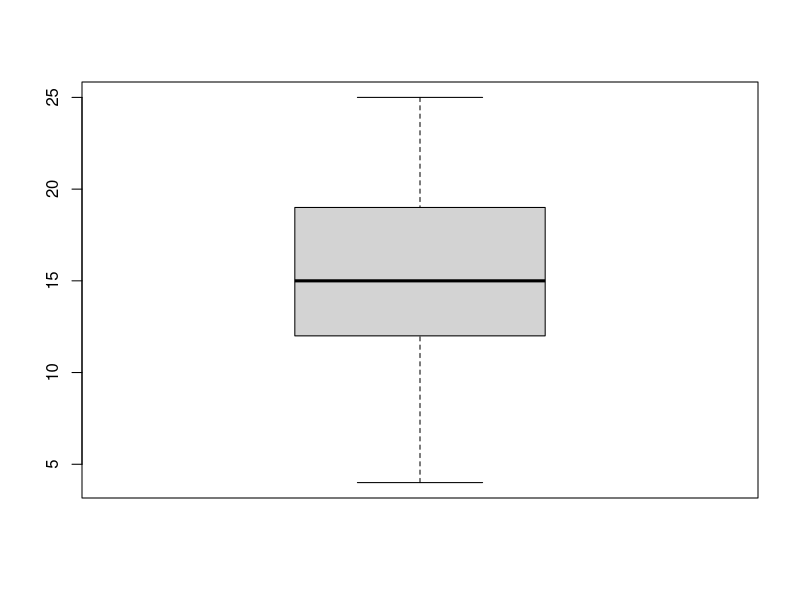
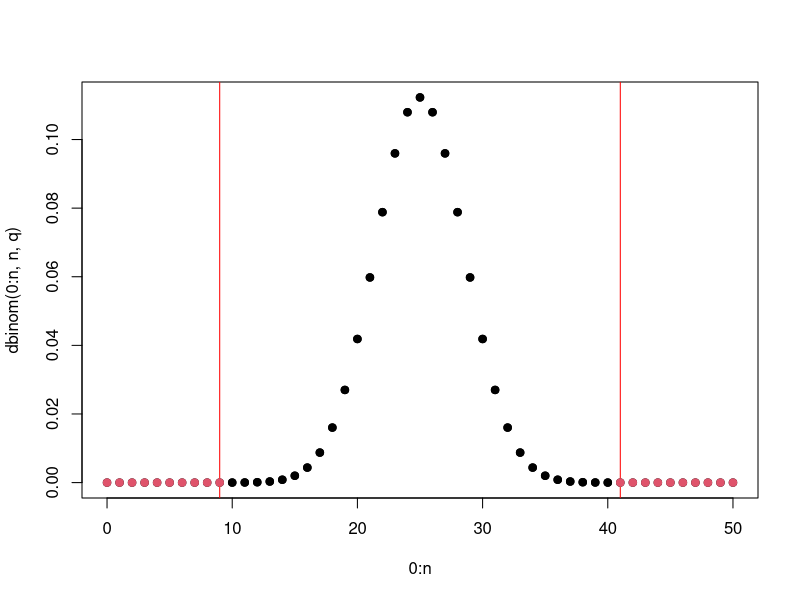
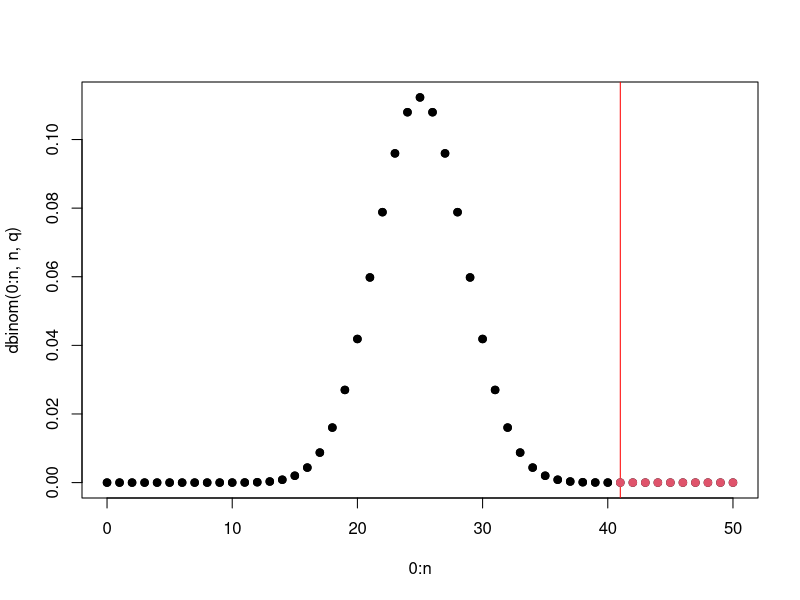
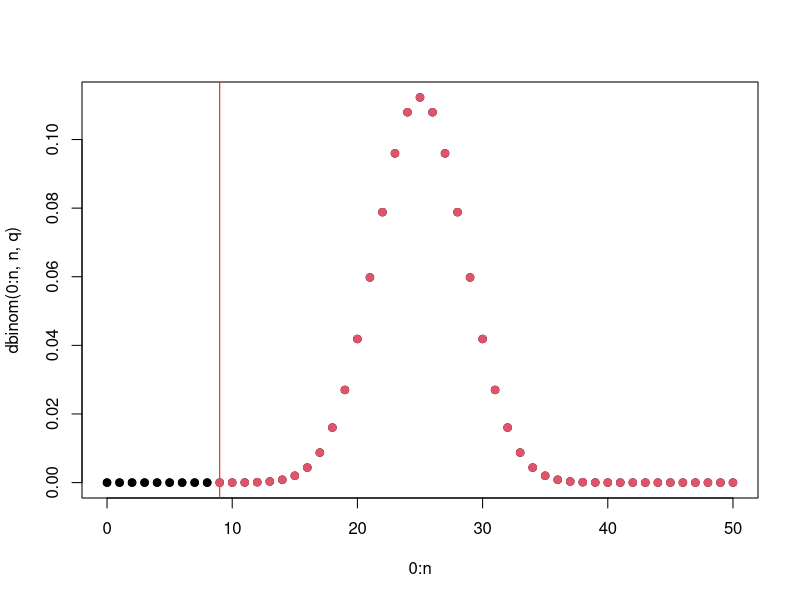
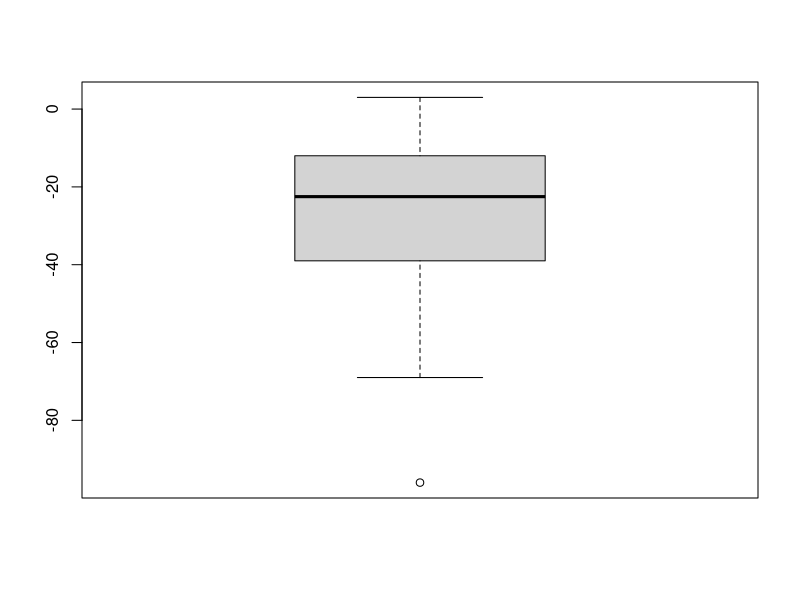
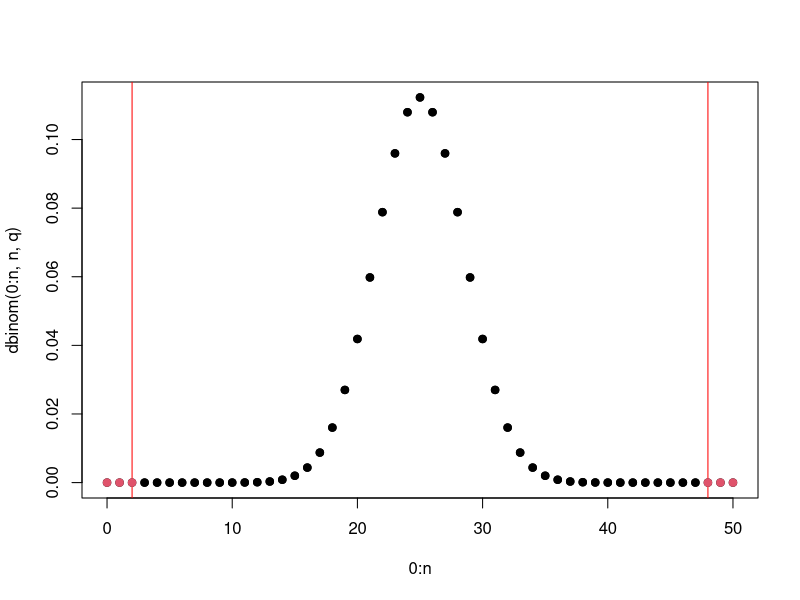
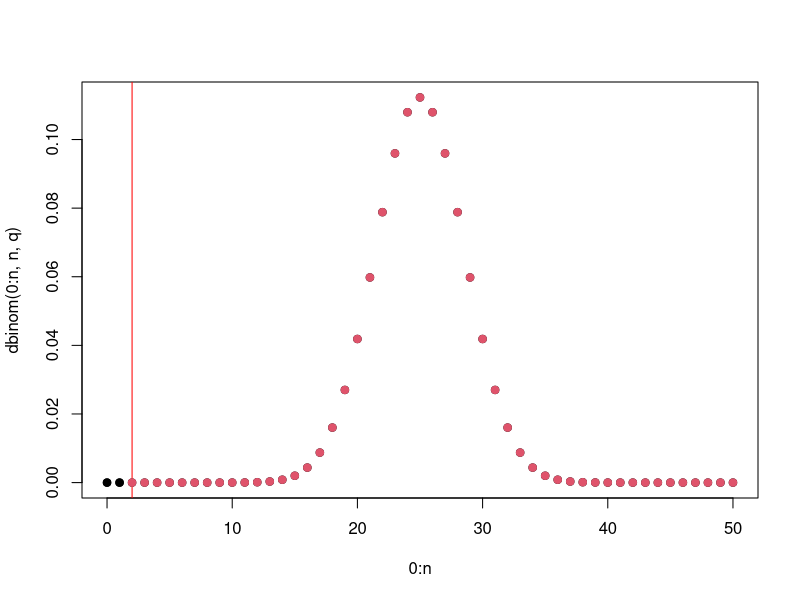
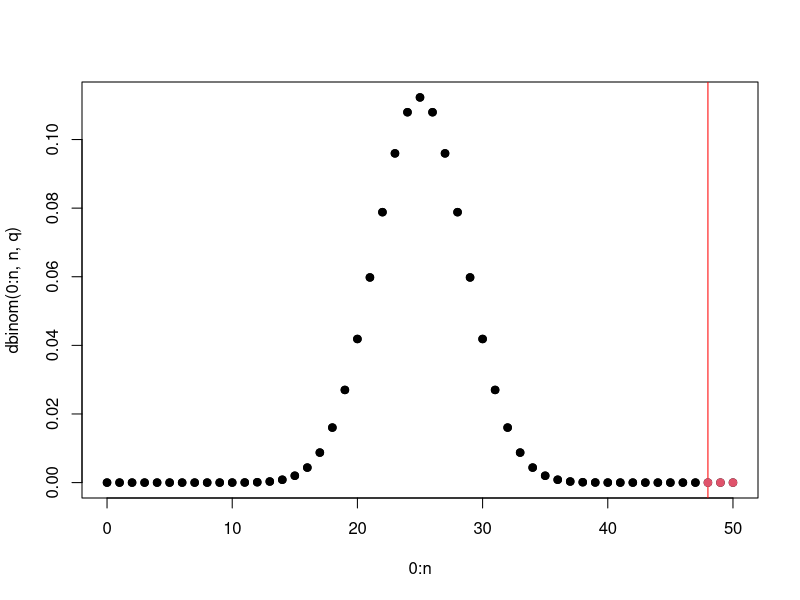

Reproduce these figures in R, in order.
## ---- chunk 1
data = cars$speed
boxplot(data)
q     = 0.5
c     = 10
n     = length(data)
signs = sign(data>c)
W     = sum(signs==1)

### Two-sided test ------------------------------------------------------------------------
###    H0: P(X>c)  = q    ==>    H0: W ~ Binom(n,q)         test: binom.test(W,n,q,"two.sided")
###    H1: P(X>c) != q           H1: W ~ Binom(n,p), p!=q      
plot(0:n, dbinom(0:n, n, q))
abline(v=c(W,n-W), col='red')
points(0:n, dbinom(0:n,n,q), col=(0:n>=max(W,n-W)|0:n<=min(W,n-W))+1, pch=19)
p_value = 2*(1-pbinom(max(W,n-W)-1, n, q))
p_value

automatic_test = binom.test(W,n,q,"two.sided")
automatic_test$p.value

### One-side test -------------------------------------------------------------------------
###    H0: P(X>c) = q    ==>    H0: W ~ Binom(n,q)           test: binom.test(W,n,q,"greater")
###    H1: P(X>c) > q           H1: W ~ Binom(n,p), p>q 
plot(0:n, dbinom(0:n, n, q))
abline(v=W, col='red')
points(0:n, dbinom(0:n,n,q), col=(0:n>=W)+1, pch=19)
p_value = 1-pbinom(W-1, n, q)
p_value

automatic_test = binom.test(W,n,q,"greater")
automatic_test$p.value

### One-side test -------------------------------------------------------------------------
###    H0: P(X>c) = q    ==>    H0: W ~ Binom(n,q)            test: binom.test(W,n,q,"less")
###    H1: P(X>c) < q           H1: W ~ Binom(n,p), p<q 
plot(0:n, dbinom(0:n, n, q))
abline(v=(n-W), col='red')
points(0:n, dbinom(0:n,n,q), col=(0:n>=(n-W))+1, pch=19)
p_value = 1-pbinom((n-W)-1, n, q)
p_value

automatic_test = binom.test(W,n,q,"less")
automatic_test$p.value
## ---- chunk 2

data = cars                      # = [X,Y]
diff = data[,1] - data[,2]       # = X - Y
boxplot(diff)
q     = 0.5
n     = length(diff)
signs = sign(diff)
W     = sum(signs==1)

### Two-sided test ------------------------------------------------------------------------
###    H0: P(X>Y)  = q    ==>    H0: P(Z>0)  = q    ==>    H0: W ~ Binom(n,q)
###    H1: P(X>Y) != q           H1: P(Z>0) != q           H1: W ~ Binom(n,p), p!=q
###                                                        test: binom.test(W,n,q,"two.sided")
plot(0:n, dbinom(0:n, n, q))
abline(v=c(W,n-W), col='red')
points(0:n, dbinom(0:n,n,q), col=(0:n>=max(W,n-W)|0:n<=min(W,n-W))+1, pch=19)
p_value = 2*(1-pbinom(max(W,n-W)-1, n, q))
p_value

automatic_test = binom.test(W,n,q,"two.sided")
automatic_test$p.value

### One-side test -------------------------------------------------------------------------
###    H0: P(X>Y) = q    ==>    H0: P(Z>0) = q    ==>    H0: W ~ Binom(n,q)
###    H1: P(X>Y) > q           H1: P(Z>0) > q           H1: W ~ Binom(n,p), p>q
###                                                      test: binom.test(W,n,q,"greater")
plot(0:n, dbinom(0:n, n, q))
abline(v=W, col='red')
points(0:n, dbinom(0:n,n,q), col=(0:n>=W)+1, pch=19)
p_value = 1-pbinom(W-1, n, q)
p_value

automatic_test = binom.test(W,n,q,"greater")
automatic_test$p.value

### One-side test -------------------------------------------------------------------------
###    H0: P(X>Y) = q    ==>    H0: P(Z>0) = q    ==>    H0: W ~ Binom(n,q)
###    H1: P(X>Y) < q           H1: P(Z>0) < q           H1: W ~ Binom(n,p), p<q
###                                                      test: binom.test(W,n,q,"less")
plot(0:n, dbinom(0:n, n, q))
abline(v=(n-W), col='red')
points(0:n, dbinom(0:n,n,q), col=(0:n>=(n-W))+1, pch=19)
p_value = 1-pbinom((n-W)-1, n, q)
p_value

automatic_test = binom.test(W,n,q,"less")
automatic_test$p.value
